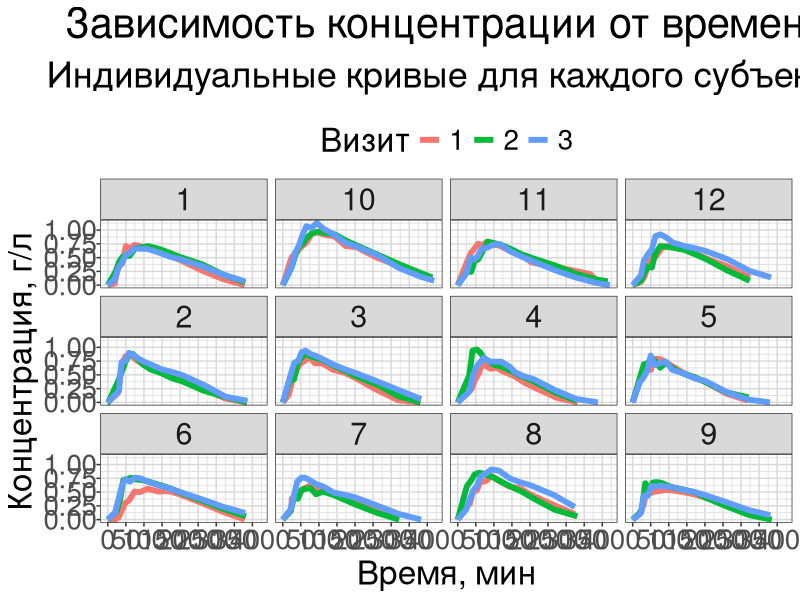
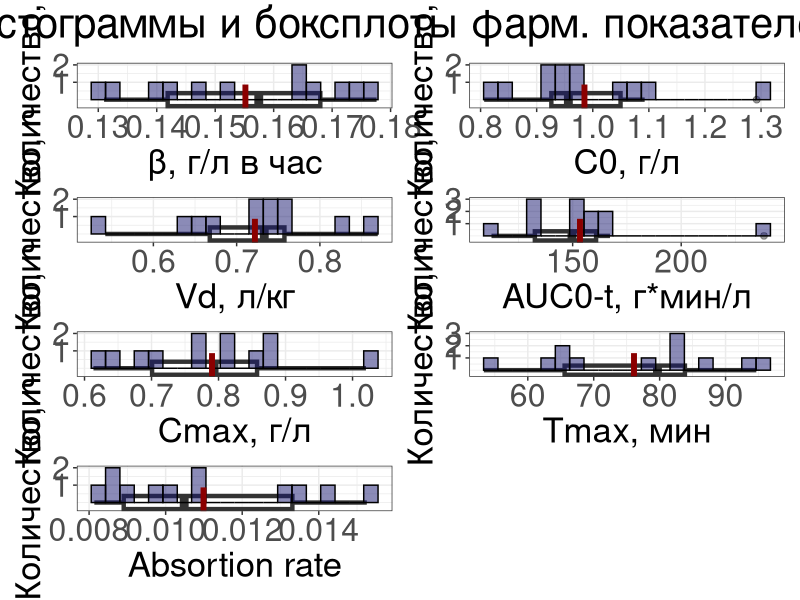

Recreate these plots in R, in order.
## ---- chunk 1
knitr::opts_chunk$set(echo = TRUE)

library(tidyverse)
library(ggplot2)
library(patchwork)
library(flextable)
## ---- chunk 2
theme_custom <-
  theme(
        axis.text.x = element_text(size = 20),
        axis.text.y = element_text(size = 20, margin = margin(t = 15, unit = "pt")),
        axis.title.x = element_text(size = 24),
        axis.title.y = element_text(size = 24),
        panel.background = element_rect(fill = "white", colour = "white"),
        panel.grid = element_line(color = "gray85"),
        legend.text = element_text(size=20),
        legend.title = element_text(size=24),
        plot.title = element_text(size = 30, margin = margin(b = 10, unit = "pt")),
        plot.subtitle = element_text(size = 26, margin = margin(b = 15, unit = "pt"))
  )
standard_theme <- theme_bw() +
  theme(plot.title = element_text(size = 30, hjust = 0.5),
    plot.subtitle = element_text(size = 25, hjust = 0.5),
    plot.caption = element_text(size = 20),
    axis.title = element_text(size = 25),
    axis.text.y = element_text(size = 20),
    axis.text.x = element_text(size = 20),
    legend.title = element_text(size = 20),
    legend.text = element_text(size = 22),
    strip.text = element_text(size = 22))
theme_set(standard_theme)
set_flextable_defaults(table.layout = "autofit")
## ---- chunk 3
data_Yelland <- read.csv("data/raw/Yelland-2008.csv")
data_Yelland <- data_Yelland %>% 
  mutate(across(c(subject_id, occasion), as.character))
str(data_Yelland)
## ---- chunk 4
plot2 <- data_Yelland %>% 
  select(subject_id, conc_g_per_L, time_min, occasion) %>% 
  ggplot(aes(color = occasion)) +
  geom_line(aes(x = time_min, y = conc_g_per_L, group = occasion), linewidth = 2) +
  facet_wrap(subject_id~.)+
  scale_x_continuous(breaks = seq(0, 420, by = 50))+
  scale_y_continuous(breaks = seq(0, 1, by = 0.25))+
    labs(title = "Зависимость концентрации от времени", subtitle = "Индивидуальные кривые для каждого субъекта", x = "Время, мин", y = "Концентрация, г/л", color = "Визит")+
  theme_custom+
  theme(legend.position = "top")

plot2
## ---- chunk 5
# current_num <- 1
# for(i in 1:nrow(data_Yelland)) {
#   if(data_Yelland$time_min[i] == 0) {
#     current_num <- 1  # обнуляем счетчик
#   } else {
#     current_num <- current_num + 1
#   }
#   data_Yelland$point_id[i] <- current_num
# }
# 
# rm(i)
# rm(current_num)

# можно сделать то же самое с помощью row_number()
data_Yelland <- data_Yelland %>%
  group_by(subject_id) %>%
  mutate(point_id = row_number()) %>% 
  ungroup()
## ---- chunk 6
pharma_fun <- function(conc, t, dose, k = 2) {
  # Моделирование для подсчёта beta, C0, Vd
  t_sample <- {{t}}[(first(which.max({{conc}})) + k):length({{t}})]
  conc_sample <- conc[(first(which.max({{conc}})) + k):length({{conc}})]
  dose <- first({{dose}})
  model <- lm({{conc_sample}} ~ {{t_sample}})
  Beta <- -as.numeric(model$coefficients[2])
  C_0 <- as.numeric(model$coefficients[1])
  V_d <- dose / C_0
  
  # Подсчёт AUC0-t
  
  # if (length({{t}}) < 2) AUC <- NA
  # if (anyNA({{t}}) | anyNA({{conc}})) AUC <- NaN
  t0 = {{t}}[-length({{t}})]
  t1 = {{t}}[-1]
  c0 = {{conc}}[-length({{conc}})]
  c1 = {{conc}}[-1]
  AUC = sum(((c0 + c1)/2)*(t1 - t0))
  
  # Подсчёт Cmax
  cmax <- max(conc)
  
  # Подсчёт Tmax
  tmax <- t[first(which.max(conc))]
  
  abs_rate <- cmax/tmax
  
  return(list(Beta = Beta,
              C_0 = C_0,
              V_d = V_d,
              AUC = AUC,
              Cmax = cmax,
              Tmax = tmax,
              Abs_rate = abs_rate))
}

stat_ph <- list(
        "Среднее" = ~mean(., na.rm = TRUE) %>% round(4),
        "Медиана" = ~median(., na.rm = TRUE)%>% round(4),
        "Стандартное отклонение"   = ~sd(., na.rm = TRUE) %>% round(4),
        "Коэффициент вариации (CV), %" = ~round((sd(., na.rm = TRUE))/(mean(., na.rm = TRUE)) * 100, 2)
        )

data_Yelland <- data_Yelland %>% 
  mutate(case_name = str_c(subject_id, "_",occasion))

pharmacokinetics_data <- data_Yelland %>% 
  arrange(time_min) %>% 
  nest(.by = case_name, .key = "case_data") %>% 
  mutate(pharma = purrr::map(case_data,
                            ~pharma_fun(.$conc_g_per_L,
                                        .$time_min,
                                        .$dose_g_per_kg))) %>% 
  unnest_wider(col = pharma) %>% 
  select(-case_data) %>% 
  separate(case_name,
           into = c("subject_id", "occasion"),
           sep = "_",
           remove = FALSE)

## ---- chunk 7
pharmacokinetics_data_table <- pharmacokinetics_data %>% 
  mutate(Beta = Beta * 60) %>%  # перевожу в г/л в час
  rename(`β, г/л в час` = Beta,
         `C0, г/л` = C_0,
         `Vd, л/кг` = V_d,
         `AUC0-t, г*мин/л` = AUC,
         `Cmax, г/л` = Cmax,
         `Tmax, мин` = Tmax,
         `Absortion rate` = Abs_rate)
pharmacokinetics_data_table %>%
  select(-subject_id, -occasion) %>% 
  pivot_longer(!case_name,
               names_to = "Показатель",
               values_to = "Значение") %>% 
  group_by(`Показатель`) %>% 
  summarise(across(`Значение`, stat_ph, .names = "{.fn}")) %>% 
  ungroup() %>% 
  flextable() %>%
  theme_box %>% 
  fontsize(size=9) %>% 
  add_header_row(values  = "Описательные статистики фармакокинетических показателей", colwidths = 5)
## ---- chunk 8
hist_fn <- function(data, col) {
  
  ggplot(data, aes(x = {{col}})) +
  geom_boxplot(
    alpha = 0.5,
  # width = width,
    linewidth = 1.5,
    outlier.size = 2,
  ) +
  geom_histogram(
    fill = "midnightblue",
    alpha = 0.5,
    colour = "black",
    bins = 20
  ) +
    scale_y_continuous(breaks = seq(1, 100, by = 1)) +
    geom_vline(aes(xintercept = mean({{col}}, na.rm = T)),
               color = "darkred",
               linetype = 2,
               linewidth = 2) +
  labs(# title = rlang::englue("{{col}}"),
       y = "Количество, n",
       x = rlang::englue("{{col}}")) +
  theme(plot.title = element_text(hjust = 0.5),
        axis.title = element_text(size = 25),
        axis.text.y = element_text(size = 23),
        axis.text.x = element_text(size = 23),
        legend.title = element_text(size = 23),
        legend.text = element_text(size = 23))
}

pharmacokinetics_data_for_plots <- pharmacokinetics_data_table %>% 
  group_by(subject_id) %>% 
  summarise(across(where(is.numeric), ~mean(.x))) %>% 
  ungroup() %>% 
  arrange(as.numeric(subject_id))

col_list <- pharmacokinetics_data_for_plots %>%
  select(-subject_id) %>%
  names() %>%
  syms()

hist_plots <- purrr::map(col_list,
    ~ hist_fn(pharmacokinetics_data_for_plots, !!.x))

wrap_plots(hist_plots, ncol = 2) +
  plot_annotation(title = "Гистограммы и боксплоты фарм. показателей",
                  theme = standard_theme)
## ---- chunk 9
ii_in_variability <- function(pharmacokinetics_parametr, subject_id, vis = 3) {
  
  mod <- lm(log({{pharmacokinetics_parametr}}) ~ factor({{subject_id}}))
  
  anova_mod <- anova(mod)
  
  SDb <- sqrt((anova_mod$`Mean Sq`[1] - anova_mod$`Mean Sq`[2])/vis)
  
  CVb <- sqrt(exp(SDb^2)-1) * 100
  
  SDw <- sqrt(anova_mod$`Mean Sq`[2])
  
  CVw <- sqrt(exp(SDw^2)-1) * 100
  
  b_perc <- SDb^2/(SDb^2+SDw^2) * 100
  
  w_perc <- SDw^2/(SDb^2+SDw^2) * 100
  
  return(tibble(
    SDb = round(SDb, 4),
    CVb = round(CVb, 0),
    b_perc = round(b_perc,0),
    SDw = round(SDw, 4),
    CVw = round(CVw, 0),
    w_perc = round(w_perc,0))
    )
}


pharmacokinetics_data_variance <- pharmacokinetics_data_table %>% 
  summarise(across(where(is.numeric), ~ii_in_variability(.x, subject_id))) %>% 
  pivot_longer(everything(),
               names_to = "Показатель",
               values_to = "variability") %>% 
  unnest_wider(variability)

pharmacokinetics_data_table <- pharmacokinetics_data_table %>%
  select(-subject_id, -occasion) %>% 
  pivot_longer(!case_name,
               names_to = "Показатель",
               values_to = "Значение") %>% 
  group_by(`Показатель`) %>% 
  summarise(across(`Значение`, stat_ph, .names = "{.fn}")) %>% 
  ungroup() %>%
  left_join(pharmacokinetics_data_variance)

pharmacokinetics_data_table
